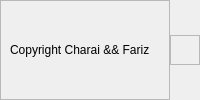
        <widget class="QWidget" name="footerContainer" native="true">
         <layout class="QHBoxLayout" name="horizontalLayout_9">
          <property name="spacing">
           <number>0</number>
          </property>
          <property name="leftMargin">
           <number>0</number>
          </property>
          <property name="topMargin">
           <number>0</number>
          </property>
          <property name="rightMargin">
           <number>0</number>
          </property>
          <property name="bottomMargin">
           <number>0</number>
          </property>
          <item>
           <widget class="QFrame" name="frame_9">
            <property name="frameShape">
             <enum>QFrame::StyledPanel</enum>
            </property>
            <property name="frameShadow">
             <enum>QFrame::Raised</enum>
            </property>
            <layout class="QHBoxLayout" name="horizontalLayout_10">
             <item>
              <widget class="QLabel" name="label_10">
               <property name="text">
                <string>Copyright Charai &amp;&amp; Fariz</string>
               </property>
              </widget>
             </item>
            </layout>
           </widget>
          </item>
          <item>
           <widget class="QFrame" name="sizeGrip">
            <property name="minimumSize">
             <size>
              <width>30</width>
              <height>30</height>
             </size>
            </property>
            <property name="maximumSize">
             <size>
              <width>30</width>
              <height>30</height>
             </size>
            </property>
            <property name="frameShape">
             <enum>QFrame::StyledPanel</enum>
            </property>
            <property name="frameShadow">
             <enum>QFrame::Raised</enum>
            </property>
           </widget>
          </item>
         </layout>
        </widget>
